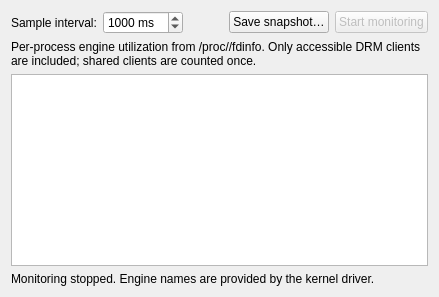
<?xml version="1.0" encoding="UTF-8"?>
<ui version="4.0">
 <class>UsageTab</class>
 <widget class="QWidget" name="usagePage">
  <layout class="QVBoxLayout" name="usageLayout" stretch="0,0,1,0">
   <item>
    <layout class="QHBoxLayout" name="usageTools">
     <item>
      <widget class="QLabel" name="intervalLabel">
       <property name="text"><string notr="true">Sample interval:</string></property>
      </widget>
     </item>
     <item>
      <widget class="QSpinBox" name="sampleInterval">
       <property name="minimum"><number>500</number></property>
       <property name="maximum"><number>10000</number></property>
       <property name="singleStep"><number>500</number></property>
       <property name="value"><number>1000</number></property>
       <property name="suffix"><string notr="true"> ms</string></property>
      </widget>
     </item>
     <item>
      <spacer name="usageToolsSpacer">
       <property name="orientation"><enum>Qt::Horizontal</enum></property>
       <property name="sizeType"><enum>QSizePolicy::Expanding</enum></property>
       <property name="sizeHint" stdset="0">
        <size>
         <width>40</width>
         <height>20</height>
        </size>
       </property>
      </spacer>
     </item>
     <item>
      <widget class="QPushButton" name="saveUsageButton">
       <property name="text"><string notr="true">Save snapshot…</string></property>
      </widget>
     </item>
     <item>
      <widget class="QPushButton" name="startMonitorButton">
       <property name="text"><string notr="true">Start monitoring</string></property>
       <property name="enabled"><bool>false</bool></property>
      </widget>
     </item>
    </layout>
   </item>
   <item>
    <widget class="QLabel" name="usageDescription">
     <property name="text"><string notr="true">Per-process engine utilization from /proc/&lt;pid&gt;/fdinfo. Only accessible DRM clients are included; shared clients are counted once.</string></property>
     <property name="wordWrap"><bool>true</bool></property>
     <property name="textFormat"><enum>Qt::PlainText</enum></property>
     <property name="textInteractionFlags"><set>Qt::TextSelectableByMouse</set></property>
    </widget>
   </item>
   <item>
    <widget class="QTableView" name="usageTable">
     <property name="alternatingRowColors"><bool>true</bool></property>
     <property name="showGrid"><bool>false</bool></property>
     <property name="selectionBehavior"><enum>QAbstractItemView::SelectRows</enum></property>
     <property name="selectionMode"><enum>QAbstractItemView::SingleSelection</enum></property>
     <property name="editTriggers"><set>QAbstractItemView::NoEditTriggers</set></property>
    </widget>
   </item>
   <item>
    <widget class="QLabel" name="usageStatus">
     <property name="text"><string notr="true">Monitoring stopped. Engine names are provided by the kernel driver.</string></property>
     <property name="wordWrap"><bool>true</bool></property>
     <property name="textFormat"><enum>Qt::PlainText</enum></property>
     <property name="textInteractionFlags"><set>Qt::TextSelectableByMouse</set></property>
    </widget>
   </item>
  </layout>
 </widget>
</ui>
